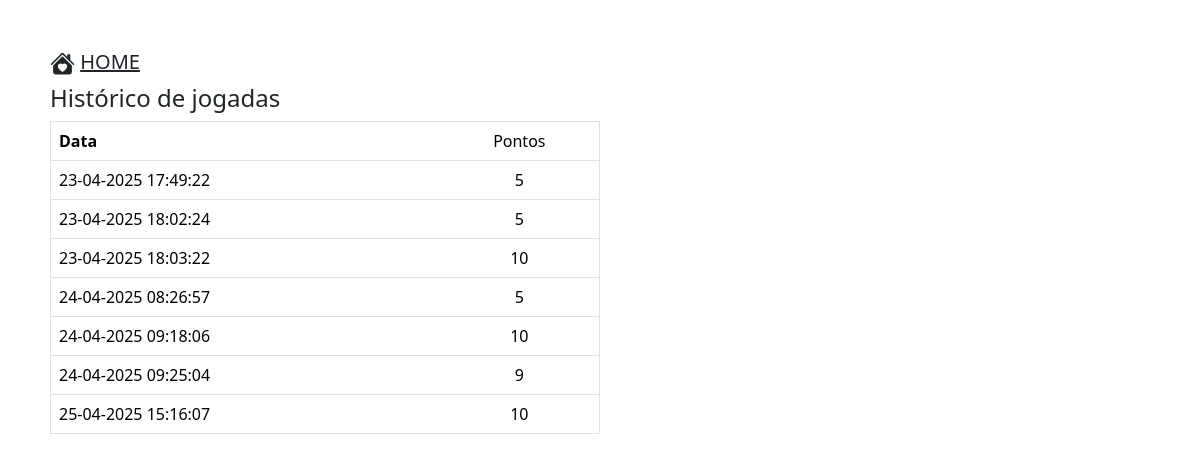
Page /view/historico.php (signed in) on the committed database.
### tables this page shows
CREATE TABLE IF NOT EXISTS `historico` (
  `id` int(11) NOT NULL AUTO_INCREMENT,
  `vidas` int(11) NOT NULL,
  `data` datetime NOT NULL DEFAULT current_timestamp(),
  `usuario` varchar(255) DEFAULT NULL,
  PRIMARY KEY (`id`)
);

### model/DaoJogador.php (called while the page is built, shortened)
<?php
class DaoJogador
{
    public static function historicoJogada($pdo,$nome)
    {
        $sql = "SELECT * FROM historico WHERE usuario = '$nome'";
        $stmt = $pdo->prepare($sql);
        $stmt->execute();
        return $stmt->fetchAll(PDO::FETCH_ASSOC);
    }
}

### view/historico.php (the view, shortened to what this page needs)
<?php
require_once '../model/conexao.php';
require_once  '../model/DaoJogador.php';
$conexao  = new conexao();
$pdo = $conexao->getPdo();
$dados = DaoJogador::historicoJogada($pdo,$_SESSION['usuario']);
?>
<link rel="stylesheet" href="css.css">
<link href="https://cdn.jsdelivr.net/npm/bootstrap@5.3.5/dist/css/bootstrap.min.css" rel="stylesheet">
<div class="historico2 ">
<h5>
<a href="index.php" class="text-dark"> HOME </a> </h5>
<h4>Histórico de jogadas</h4>
<table border="1" cellpadding="10" class="table">
    <thead>
    <tr>
        <th>Data</th>
        <td align='center'> Pontos</td>
    </tr>
    </thead>
    <tbody>
<?php foreach ($dados as $dados){ ?>
    <tr>
        <td><?php
        $dataFormatada = date('d-m-Y H:i:s', strtotime($dados['data']));
        echo $dataFormatada;?></td>
        <td align='center'><?php echo $dados['vidas']; ?></td>
    </tr>
    <?php } ?>
    </tbody>
</table>
</div>

### view/css.css (style rules this page uses)
a { color: aliceblue !important; }
.historico2 { margin: 50px; width: 550px; }

### rows in the picture
historico: data "23-04-2025 17:49:22", vidas "5"
historico: data "23-04-2025 18:02:24", vidas "5"
historico: data "23-04-2025 18:03:22", vidas "10"
historico: data "24-04-2025 08:26:57", vidas "5"
historico: data "24-04-2025 09:18:06", vidas "10"
historico: data "24-04-2025 09:25:04", vidas "9"
historico: data "25-04-2025 15:16:07", vidas "10"
